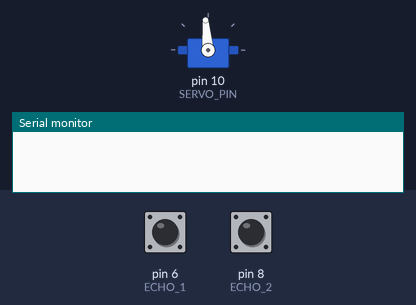
This sketch was run on a simulated Arduino Uno, built with avr-gcc and run on an emulated ATmega328P. Shown: servo, the last lines printed to the serial monitor. The inputs (shaded band) are chosen by the test bench; at power-on: pin 8 (ECHO_2) LOW, pin 6 (ECHO_1) LOW.

Above: at 1.2 s.
1.3 s: pin 8 (ECHO_2) pulsed HIGH 2 times (0.12 s each, 0.3 s apart)
At 3.2 s:
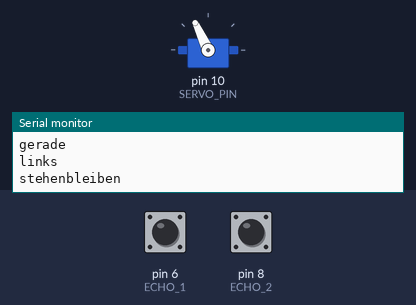
4.4 s: pin 6 (ECHO_1) pulsed HIGH 2 times (0.12 s each, 0.3 s apart)
At 8.1 s:
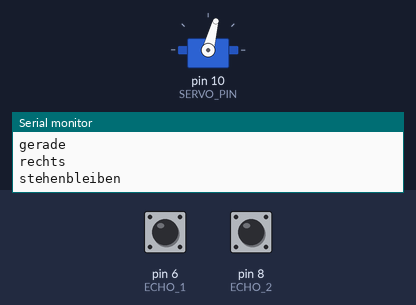
Timing chart, 0 to 12.1 s (numbered marks = the images above; inputs shaded):
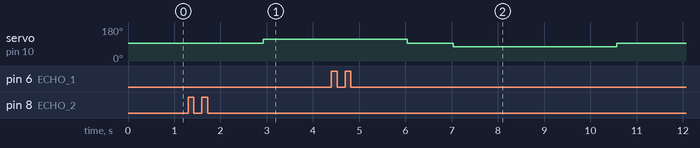

Measured:
- after the input at 1.3 s, servo on pin 10 (SERVO_PIN): 95° → 115° after 1.6 s
- after the input at 4.4 s, servo on pin 10 (SERVO_PIN): 115° → 95° after 1.6 s instead of 2.1 s

The sketch:

Auto2_CodeFertigKorrigiert.ino
```cpp
#include <Servo.h>

#include <IRremote.h>

#include <Servo.h>

// Servo
#define SERVO_PIN 10
Servo Lenkung;

//US Sensoren
int dauer1 = 0;
int entfernung1 = 0;
int dauer2 = 0;
int entfernung2 = 0;
#define TRIGGER_1 5
#define ECHO_1 6
#define TRIGGER_2 9
#define ECHO_2 8

//DC Motor
#define DC_PIN1 11
#define DC_PIN2 12
#define SPEED_PIN 3

int carDirection = 0;
int mitte = 95;
int entfernung1_old = 0;
int entfernung2_old = 0;
int entfernungsdifferenz = 0;


void setup() {
  Serial.begin(9600);

  //Servo
  Lenkung.attach(SERVO_PIN);

  //US Sensoren
  pinMode(TRIGGER_1, OUTPUT);
  pinMode(ECHO_1, INPUT);
  pinMode(TRIGGER_2, OUTPUT);
  pinMode(ECHO_2, INPUT);
  digitalWrite(SPEED_PIN, 125);

  Lenkung.write(mitte);

}

void loop() {
  usSensor_1();
  usSensor_2();
  Serial.print(entfernung1);
  Serial.println(" cm US1 ");
  Serial.print(entfernung2);
  Serial.println(" cm US2 ");
  entfernungsdifferenz = entfernung2 - entfernung1;
  delay(500);


  if (-5 < entfernungsdifferenz || entfernungsdifferenz < 5) {
    Lenkung.write(mitte);
    Serial.println("gerade");
  }

  if (entfernungsdifferenz > 5 || entfernungsdifferenz < -5) {
    if (entfernung1 < entfernung2) {
      delay(1000);
      Lenkung.write(mitte - 20);
      Serial.println("rechts");
      //rechts fahren
    }

    if (entfernung1 > entfernung2) {
      delay(1000);
      Lenkung.write(mitte + 20);
      Serial.println("links");
      //links fahren
    }
  }

  if (entfernung1_old < entfernung1 || entfernung2_old < entfernung2) {
    carDirection = 1;
    //vorwärts fahren
  }
  if (entfernung1_old > entfernung1 || entfernung2_old > entfernung2) {
    carDirection = 0;
    //stehenbleiben
  }


  drive();

  delay(1000);
}

void usSensor_1() {  //US1
  digitalWrite(TRIGGER_1, LOW);
  delay(5);
  digitalWrite(TRIGGER_1, HIGH);
  delay(10);
  digitalWrite(TRIGGER_1, LOW);
  dauer1 = pulseIn(ECHO_1, HIGH);
  entfernung1_old = entfernung1;
  entfernung1 = (dauer1 / 2) * 0.03432;
}

void usSensor_2() {  //US2
  digitalWrite(TRIGGER_2, LOW);
  delay(5);
  digitalWrite(TRIGGER_2, HIGH);
  delay(10);
  digitalWrite(TRIGGER_2, LOW);
  dauer2 = pulseIn(ECHO_2, HIGH);
  entfernung2_old = entfernung2;
  entfernung2 = (dauer2 / 2) * 0.03432;
}


void drive() {
  if (carDirection == 0) {  //stehenbleiben
    digitalWrite(DC_PIN1, LOW);
    digitalWrite(DC_PIN2, LOW);
    Serial.println("stehenbleiben");
  }

  if (carDirection == 1) {  //vorwärts
    digitalWrite(DC_PIN1, HIGH);
    digitalWrite(DC_PIN2, LOW);
    Serial.println("vorwaerts");
  }
}
```
